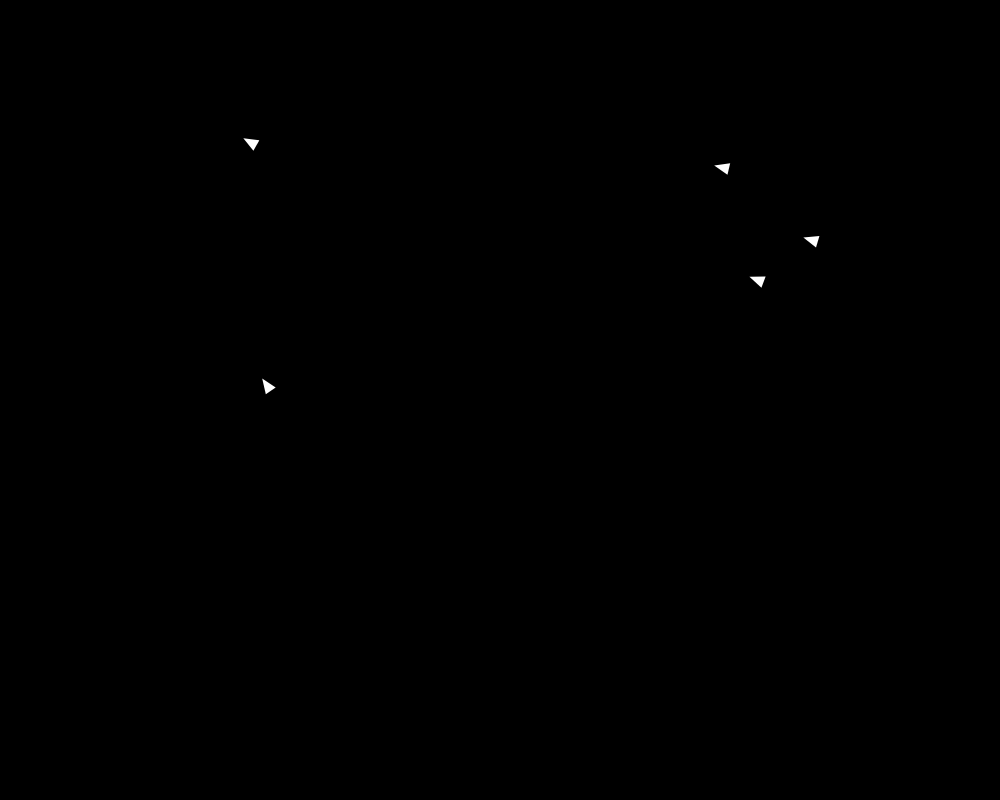
Frame 1 (no input)
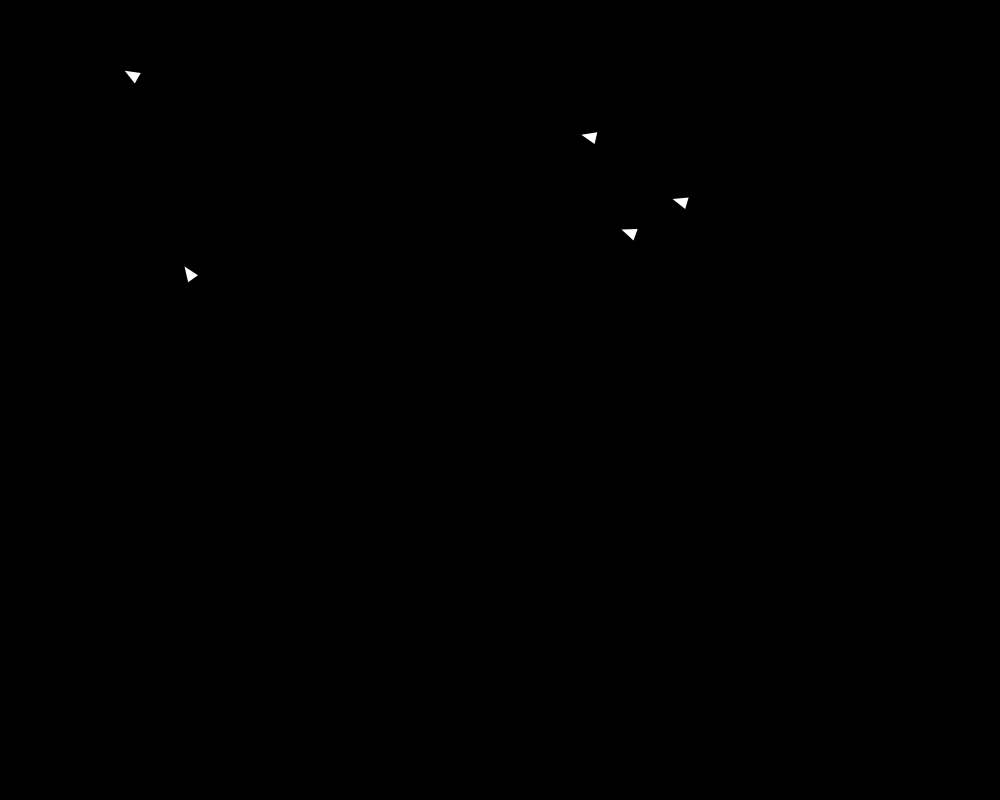
Frame 60 (no input)
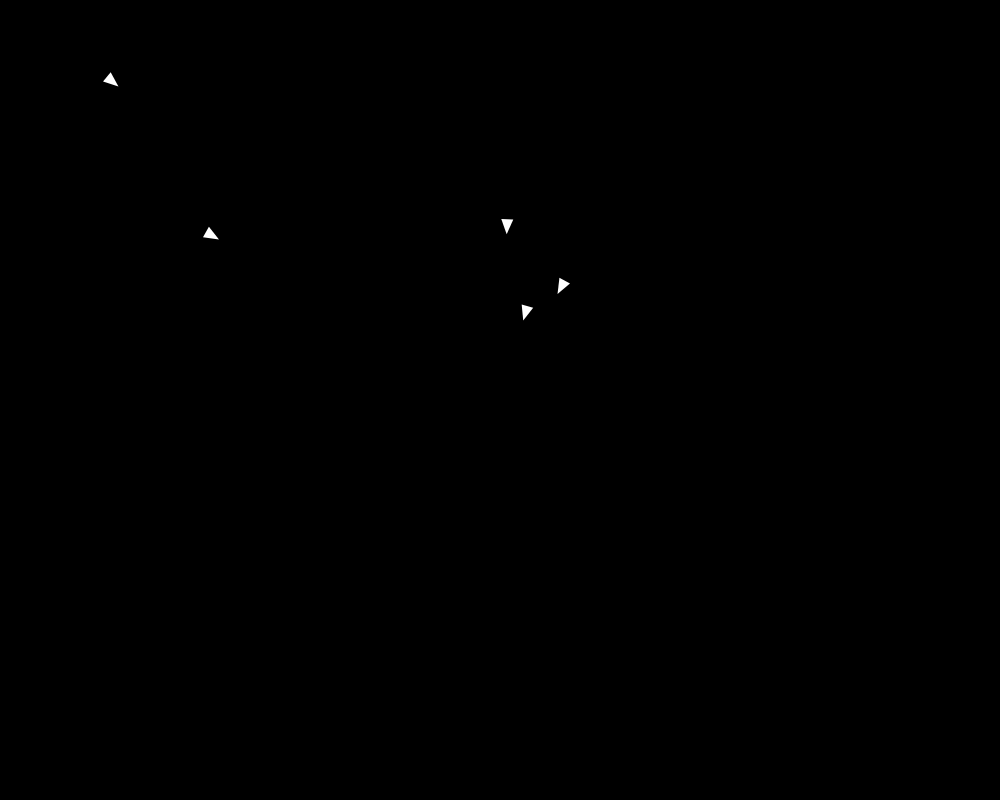
Frame 120 (the mouse pressed at the canvas centre since frame 60)

The p5.js sketch that drew these frames (run headless with seeded random() and noise() and a simulated clock; from frame 60 on, the mouse is pressed at the canvas centre):

// p5.js sketch
// ── sketch.js
let vehicles = [];

function setup() {
  createCanvas(1000, 800);
  background(0);

  for (let i = 0; i < 5; i++) {
    let x = random(width);
    let y = random(height);
    vehicles.push(new Vehicle(x, y, 15));
  }
}

function draw() {
  background(0);
  for (const v of vehicles) {
    let mousePos = createVector(mouseX, mouseY);
    v.seek(mousePos);
    v.reappear();
    v.update();
    v.display();
  }
}

///// CLASS /////

class Vehicle {
  constructor(x = 0, y = 0, size = 1) {
    this.pos = createVector(x, y);
    this.vel = createVector(0, 0);
    this.acc = createVector(0, 0);
    this.size = size;
    this.mass = 1;
    //
    this.angle = 0;
    //
    this.maxSpeed = 3;
    this.maxSteerForce = 0.1;
  }
  seek(targetPos) {
    let desiredVec = p5.Vector.sub(targetPos, this.pos);
    desiredVec.normalize();
    desiredVec.mult(this.maxSpeed);

    let steerForce = p5.Vector.sub(desiredVec, this.vel);
    steerForce.limit(this.maxSteerForce);

    this.applyForce(steerForce);
  }
  reappear() {
    if (this.pos.x < 0) {
      this.pos.x = width;
    } else if (this.pos.x > width) {
      this.pos.x = 0;
    }
    if (this.pos.y < 0) {
      this.pos.y = height;
    } else if (this.pos.y > height) {
      this.pos.y = 0;
    }
  }
  applyForce(f) {
    if (this.mass > 0) {
      let force = p5.Vector.div(f, this.mass);
      this.acc.add(force);
    }
  }
  update() {
    this.vel.add(this.acc);
    this.pos.add(this.vel);
    this.acc.mult(0);
    //
    this.angle = this.vel.heading();
  }
  display() {
    push();
    translate(this.pos.x, this.pos.y);
    rotate(this.angle);
  
    noStroke();
    fill(255);
    triangle(0, 0, -this.size, -this.size * 0.4, -this.size, this.size * 0.4);
    pop();
  }
}
